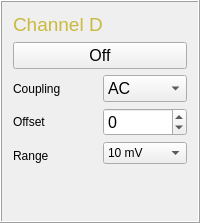
          <widget class="QFrame" name="frame_25">
           <property name="minimumSize">
            <size>
             <width>190</width>
             <height>140</height>
            </size>
           </property>
           <property name="frameShape">
            <enum>QFrame::Box</enum>
           </property>
           <property name="frameShadow">
            <enum>QFrame::Raised</enum>
           </property>
           <layout class="QGridLayout" name="gridLayout_8">
            <item row="0" column="0">
             <widget class="QLabel" name="label_31">
              <property name="text">
               <string>&lt;html&gt;&lt;head/&gt;&lt;body&gt;&lt;p&gt;&lt;span style=&quot; font-size:14pt; color:#c9b93e;&quot;&gt;Channel D&lt;/span&gt;&lt;/p&gt;&lt;/body&gt;&lt;/html&gt;</string>
              </property>
             </widget>
            </item>
            <item row="1" column="0">
             <widget class="QPushButton" name="ChannelDButton">
              <property name="font">
               <font>
                <pointsize>12</pointsize>
                <weight>50</weight>
                <bold>false</bold>
               </font>
              </property>
              <property name="text">
               <string>Off</string>
              </property>
             </widget>
            </item>
            <item row="2" column="0">
             <layout class="QHBoxLayout" name="horizontalLayout_9">
              <property name="sizeConstraint">
               <enum>QLayout::SetMinimumSize</enum>
              </property>
              <property name="leftMargin">
               <number>0</number>
              </property>
              <item>
               <layout class="QVBoxLayout" name="verticalLayout_25">
                <item>
                 <widget class="QLabel" name="label_32">
                  <property name="minimumSize">
                   <size>
                    <width>65</width>
                    <height>20</height>
                   </size>
                  </property>
                  <property name="toolTip">
                   <string>Time between two divisons</string>
                  </property>
                  <property name="text">
                   <string>&lt;html&gt;&lt;head/&gt;&lt;body&gt;&lt;p&gt;Coupling&lt;/p&gt;&lt;/body&gt;&lt;/html&gt;</string>
                  </property>
                 </widget>
                </item>
                <item>
                 <widget class="QLabel" name="label_33">
                  <property name="minimumSize">
                   <size>
                    <width>65</width>
                    <height>20</height>
                   </size>
                  </property>
                  <property name="toolTip">
                   <string>Time between two divisons</string>
                  </property>
                  <property name="text">
                   <string>&lt;html&gt;&lt;head/&gt;&lt;body&gt;&lt;p&gt;Offset&lt;/p&gt;&lt;/body&gt;&lt;/html&gt;</string>
                  </property>
                 </widget>
                </item>
                <item>
                 <widget class="QLabel" name="label_29">
                  <property name="text">
                   <string>Range</string>
                  </property>
                 </widget>
                </item>
               </layout>
              </item>
              <item>
               <layout class="QVBoxLayout" name="verticalLayout_26">
                <item>
                 <widget class="QComboBox" name="ChannelDCouplingComboBox">
                  <property name="minimumSize">
                   <size>
                    <width>45</width>
                    <height>25</height>
                   </size>
                  </property>
                  <property name="font">
                   <font>
                    <pointsize>12</pointsize>
                    <weight>50</weight>
                    <bold>false</bold>
                   </font>
                  </property>
                  <item>
                   <property name="text">
                    <string>AC</string>
                   </property>
                  </item>
                  <item>
                   <property name="text">
                    <string>DC</string>
                   </property>
                  </item>
                 </widget>
                </item>
                <item>
                 <widget class="QSpinBox" name="ChannelDOffsetSpinBox">
                  <property name="minimumSize">
                   <size>
                    <width>45</width>
                    <height>0</height>
                   </size>
                  </property>
                  <property name="font">
                   <font>
                    <pointsize>12</pointsize>
                    <weight>50</weight>
                    <bold>false</bold>
                   </font>
                  </property>
                  <property name="toolTip">
                   <string>Time between two divisons</string>
                  </property>
                  <property name="minimum">
                   <number>-20000</number>
                  </property>
                  <property name="maximum">
                   <number>20000</number>
                  </property>
                  <property name="singleStep">
                   <number>100</number>
                  </property>
                 </widget>
                </item>
                <item>
                 <widget class="QComboBox" name="ChDRangeBox">
                  <item>
                   <property name="text">
                    <string>10 mV</string>
                   </property>
                  </item>
                  <item>
                   <property name="text">
                    <string>20 mV</string>
                   </property>
                  </item>
                  <item>
                   <property name="text">
                    <string>50 mV</string>
                   </property>
                  </item>
                  <item>
                   <property name="text">
                    <string>100 mV</string>
                   </property>
                  </item>
                  <item>
                   <property name="text">
                    <string>200 mV</string>
                   </property>
                  </item>
                  <item>
                   <property name="text">
                    <string>500 mV</string>
                   </property>
                  </item>
                  <item>
                   <property name="text">
                    <string>1 V</string>
                   </property>
                  </item>
                  <item>
                   <property name="text">
                    <string>2 V</string>
                   </property>
                  </item>
                  <item>
                   <property name="text">
                    <string>5 V</string>
                   </property>
                  </item>
                  <item>
                   <property name="text">
                    <string>10 V</string>
                   </property>
                  </item>
                  <item>
                   <property name="text">
                    <string>20 V</string>
                   </property>
                  </item>
                  <item>
                   <property name="text">
                    <string>50 V</string>
                   </property>
                  </item>
                 </widget>
                </item>
                <item>
                 <widget class="QFrame" name="frame_30">
                  <property name="frameShape">
                   <enum>QFrame::StyledPanel</enum>
                  </property>
                  <property name="frameShadow">
                   <enum>QFrame::Raised</enum>
                  </property>
                 </widget>
                </item>
               </layout>
              </item>
             </layout>
            </item>
            <item row="3" column="0">
             <spacer name="verticalSpacer_4">
              <property name="orientation">
               <enum>Qt::Vertical</enum>
              </property>
              <property name="sizeHint" stdset="0">
               <size>
                <width>20</width>
                <height>40</height>
               </size>
              </property>
             </spacer>
            </item>
           </layout>
          </widget>
